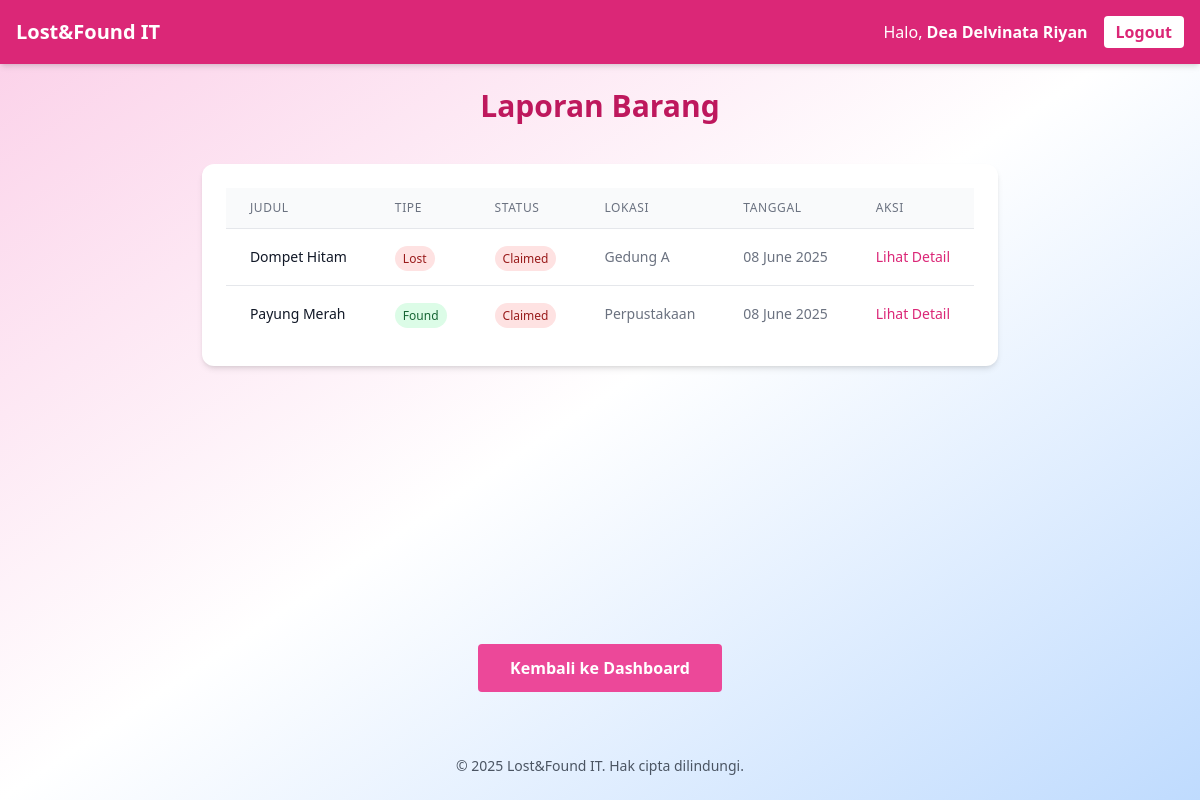
The page /laporan.php (signed in) on the database as committed earlier.
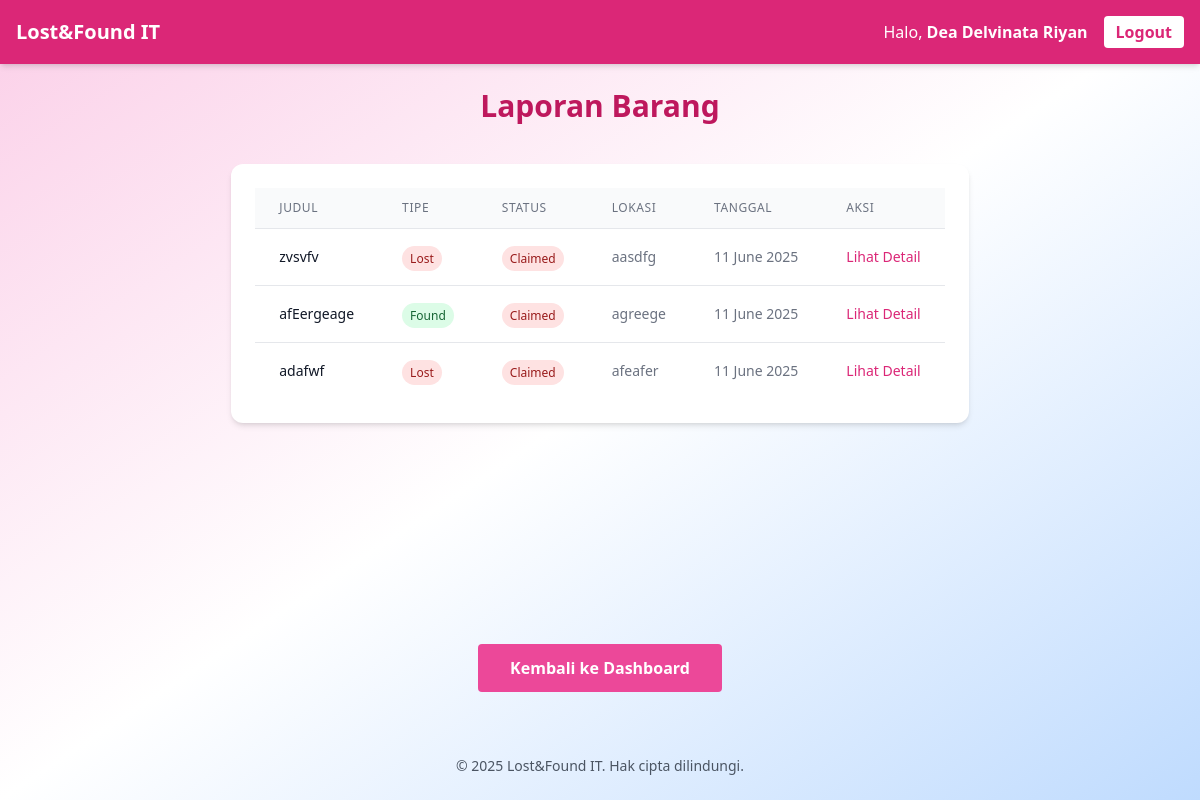
The same page on the database as committed later.
### tables this page shows
CREATE TABLE `items` (
  `item_id` int(11) NOT NULL,
  `user_id` int(11) NOT NULL,
  `title` varchar(100) NOT NULL,
  `description` text DEFAULT NULL,
  `type` enum('lost','found') NOT NULL,
  `photo` varchar(255) DEFAULT NULL,
  `location` varchar(100) DEFAULT NULL,
  `date_reported` date DEFAULT curdate(),
  `status` enum('available','claimed') DEFAULT 'available'
);

### public/laporan.php (the view, shortened to what this page needs)
<?php
require_once '../includes/db.php';
try {
    $stmt = $pdo->query("
        SELECT
            i.item_id,
            i.title,
            i.description,
            i.location,
            i.type,
            i.date_reported,
            i.status,
            u.name as reporter_name
        FROM items i
        JOIN users u ON i.user_id = u.user_id
        ORDER BY i.date_reported DESC
    ");
    $items = $stmt->fetchAll();
} catch (Exception $e) {
    $error = "Gagal memuat data laporan.";
    $items = [];
}
?>
<!DOCTYPE html>
<html lang="en">
<head>
    <script src="https://cdn.tailwindcss.com"></script>
</head>
<body class="bg-gradient-to-br from-pink-200 via-white to-blue-200 min-h-screen flex flex-col">
    <?php include '../includes/header.php'; ?>
    <main class="flex-grow p-6 max-w-5xl mx-auto">
        <h2 class="text-3xl font-extrabold text-center text-pink-700 mb-10 animate-fade-in-up">Laporan Barang</h2>
        <div class="bg-white p-6 rounded-xl shadow-md">
            <?php if (empty($items)): ?>
                <p class="text-gray-500 text-center py-4">Belum ada laporan barang.</p>
            <?php else: ?>
                <div class="overflow-x-auto">
                    <table class="min-w-full divide-y divide-gray-200">
                        <thead class="bg-gray-50">
                            <tr>
                                <th class="px-6 py-3 text-left text-xs font-medium text-gray-500 uppercase tracking-wider">Judul</th>
                                <th class="px-6 py-3 text-left text-xs font-medium text-gray-500 uppercase tracking-wider">Tipe</th>
                                <th class="px-6 py-3 text-left text-xs font-medium text-gray-500 uppercase tracking-wider">Status</th>
                                <th class="px-6 py-3 text-left text-xs font-medium text-gray-500 uppercase tracking-wider">Lokasi</th>
                                <th class="px-6 py-3 text-left text-xs font-medium text-gray-500 uppercase tracking-wider">Tanggal</th>
                                <th class="px-6 py-3 text-left text-xs font-medium text-gray-500 uppercase tracking-wider">Aksi</th>
                            </tr>
                        </thead>
                        <tbody class="bg-white divide-y divide-gray-200">
                            <?php foreach ($items as $item): ?>
                                <tr class="hover:bg-gray-50">
                                    <td class="px-6 py-4 whitespace-nowrap">
                                        <div class="text-sm font-medium text-gray-900"><?= htmlspecialchars($item['title']) ?></div>
                                    </td>
                                    <td class="px-6 py-4 whitespace-nowrap">
                                        <span class="px-2 py-1 text-xs rounded-full <?= $item['type'] === 'lost' ? 'bg-red-100 text-red-800' : 'bg-green-100 text-green-800' ?>">
                                            <?= ucfirst($item['type']) ?>
                                        </span>
                                    </td>
                                    <td class="px-6 py-4 whitespace-nowrap">
                                        <span class="px-2 py-1 text-xs rounded-full <?= $item['status'] === 'available' ? 'bg-green-100 text-green-800' : 'bg-red-100 text-red-800' ?>">
                                            <?= ucfirst($item['status']) ?>
                                        </span>
                                    </td>
                                    <td class="px-6 py-4 whitespace-nowrap text-sm text-gray-500">
                                        <?= htmlspecialchars($item['location']) ?>
                                    </td>
                                    <td class="px-6 py-4 whitespace-nowrap text-sm text-gray-500">
                                        <?= date('d F Y', strtotime($item['date_reported'])) ?>
                                    </td>
                                    <td class="px-6 py-4 whitespace-nowrap text-sm font-medium">
                                        <a href="item_detail.php?id=<?= $item['item_id'] ?>"
                                           class="text-pink-600 hover:text-pink-900">Lihat Detail</a>
                                    </td>
                                </tr>
                            <?php endforeach; ?>
                        </tbody>
                    </table>
                </div>
            <?php endif; ?>
        </div>
    </main>
    <div class="w-full max-w-5xl mx-auto flex justify-center mt-6 mb-10">
        <a href="dashboard.php"
           class="bg-pink-500 hover:bg-pink-600 text-white font-bold py-3 px-8 rounded transition duration-200">
            Kembali ke Dashboard
        </a>
    </div>
    <?php include '../includes/footer.php'; ?>
</body>
</html>

Rows that differ between the two databases and show on the page:
removed items: title "Dompet Hitam", type "Lost", status "Claimed", location "Gedung A", date_reported "08 June 2025"
removed items: title "Payung Merah", type "Found", status "Claimed", location "Perpustakaan", date_reported "08 June 2025"
added items: title "zvsvfv", type "Lost", status "Claimed", location "aasdfg", date_reported "11 June 2025"
added items: title "afEergeage", type "Found", status "Claimed", location "agreege", date_reported "11 June 2025"
added items: title "adafwf", type "Lost", status "Claimed", location "afeafer", date_reported "11 June 2025"
